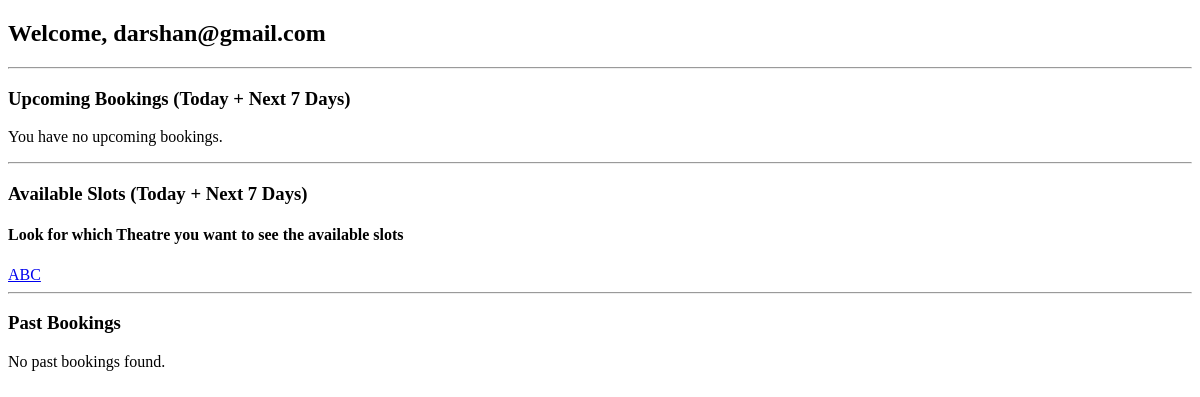
/dashboard (signed in), run on an earlier commit of the app's database.
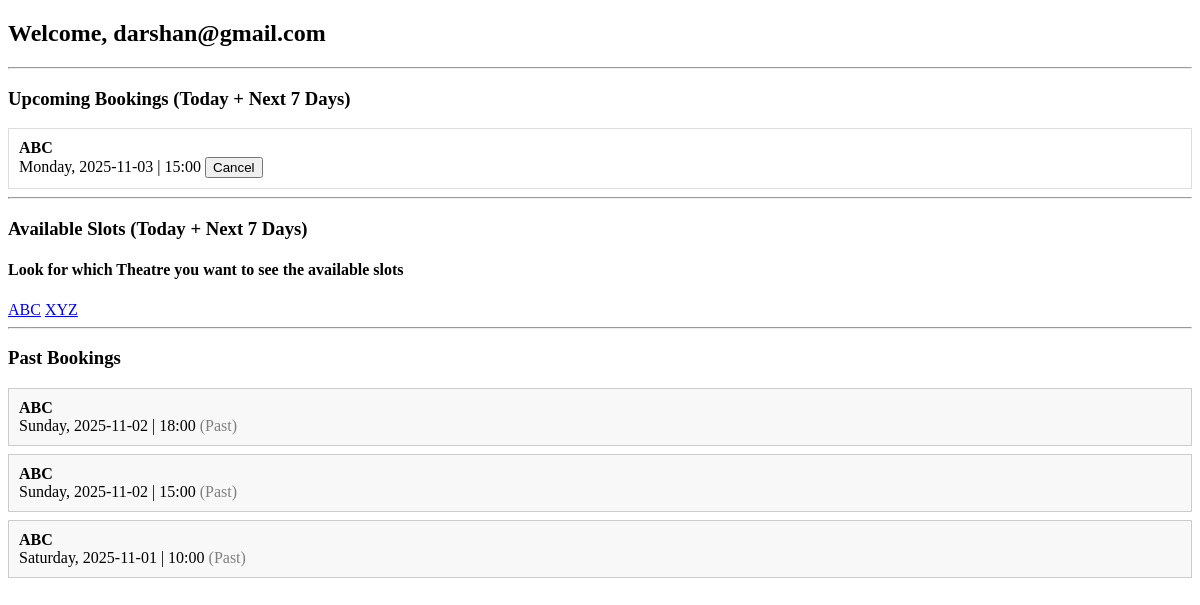
And on a later commit of the database.
### app.py (models this page shows)
class User(db.Model):
    uid=db.Column(db.Integer,primary_key=True,autoincrement=True)
    email=db.Column(db.String,unique=True,nullable=False)
    password=db.Column(db.String,nullable=False)
    f_rid = db.Column(db.Integer,db.ForeignKey(Role.rid),nullable=False)
    roles=db.relationship(Role,backref='users',lazy=True)

class Theatre(db.Model):
    tid=db.Column(db.Integer,primary_key=True,autoincrement=True)
    theatre_name=db.Column(db.String,unique=True,nullable=False)
    location=db.Column(db.String,nullable=False)
    franchise=db.Column(db.String,nullable=False)
    u_id=db.Column(db.Integer,db.ForeignKey(User.uid),nullable=False)
    user = db.relationship(User,backref='theatre',lazy=True)

class Booking(db.Model):
    bid = db.Column(db.Integer, primary_key=True, autoincrement=True)
    u_id = db.Column(db.Integer, db.ForeignKey(User.uid), nullable=True)
    t_id = db.Column(db.Integer, db.ForeignKey(Theatre.tid), nullable=False)
    booking_date = db.Column(db.Date, nullable=False)
    booking_time = db.Column(db.Time, nullable=False)
    status = db.Column(db.String, nullable=False, default='Available')    #Availablle,Booked,Canceled,Completed
    user = db.relationship(User, backref='bookings', lazy=True)
    theatre = db.relationship(Theatre, backref='bookings', lazy=True)

### app.py (the view, shortened to what this page needs)
@app.route("/dashboard")
def dashboard_page():
    jinjaemail = session.get("email")
    role = session.get("f_rid")
    if role == 2:
            current_user = User.query.filter_by(email=jinjaemail).first()
            uid = current_user.uid
            all_theatres=Theatre.query.all()
            from datetime import datetime,timedelta,date
            now = datetime.now()
            today = now.date()
            end_date = today + timedelta(days=7)
            all_my_bookings = (
                Booking.query.join(Theatre)
                .filter(
                    Booking.u_id == uid,
                    Booking.booking_date >= today,
                    Booking.booking_date <= end_date
                )
                .order_by(Booking.booking_date, Booking.booking_time)
                .all()
            )
            my_bookings = [
                s for s in all_my_bookings
                if datetime.combine(s.booking_date, s.booking_time) >= now
            ]
            all_bookings_out_of_the_window = (
                Booking.query.join(Theatre)
                .filter(Booking.u_id == uid)
                .order_by(Booking.booking_date.desc(), Booking.booking_time.desc())
                .all()
            )
            past_bookings = [
                s for s in all_bookings_out_of_the_window
                if datetime.combine(s.booking_date, s.booking_time) < now
            ]
            return render_template(
                "Dashboard.html",
                jinjaemail=jinjaemail,
                my_bookings=my_bookings,
                past_bookings=past_bookings,
                all_theatres=all_theatres
            )

### app.py (called while the page is built)
@app.context_processor
def inject_now():
    from datetime import datetime
    return {'now': datetime.utcnow}

### templates/Dashboard.html (shortened to what this page needs)
<!DOCTYPE html>
<html lang="en">
<head>
</head>
<body>
    <h2>Welcome, {{ jinjaemail }}</h2>
    <hr>
    <h3>Upcoming Bookings (Today + Next 7 Days)</h3>
    {% if my_bookings %}
        {% for slot in my_bookings %}
            <div style="border:1px solid #ddd; padding:10px; margin:8px 0;">
                <strong>{{ slot.theatre.theatre_name }}</strong><br>
                {{ slot.booking_date.strftime('%A, %Y-%m-%d') }} |
                {{ slot.booking_time.strftime('%H:%M') }}
                <form method="POST" action="{{ url_for('cancel_booking', booking_id=slot.bid) }}" style="display:inline;">
                    <button type="submit">Cancel</button>
                </form>
            </div>
        {% endfor %}
    {% else %}
        <p>You have no upcoming bookings.</p>
    {% endif %}
    <hr>
    <h3>Available Slots (Today + Next 7 Days)</h3>
    <h4>Look for which Theatre you want to see the available slots</h4>
    {% for theatre in all_theatres %}
    <a href="/theatre_profile/{{theatre.tid}}">{{theatre.theatre_name}}</a>
    {% endfor %}
    <hr>
    <h3>Past Bookings</h3>
    {% if past_bookings %}
        {% for slot in past_bookings %}
            <div style="border:1px solid #ccc; padding:10px; margin:8px 0; background:#f8f8f8;">
                <strong>{{ slot.theatre.theatre_name }}</strong><br>
                {{ slot.booking_date.strftime('%A, %Y-%m-%d') }} |
                {{ slot.booking_time.strftime('%H:%M') }}
                <span style="color: gray;">(Past)</span>
            </div>
        {% endfor %}
    {% else %}
        <p>No past bookings found.</p>
    {% endif %}
</body>
</html>

What changed in the data, as far as the page shows it:
added Booking: theatre.theatre_name "ABC", booking_date "Monday, 2025-11-03", booking_time "15:00", shown under "Upcoming Bookings (Today + Next 7 Days)"
added Theatre: theatre_name "XYZ"
added Booking: theatre.theatre_name "ABC", booking_date "Sunday, 2025-11-02", booking_time "18:00", shown under "Past Bookings"
added Booking: theatre.theatre_name "ABC", booking_date "Sunday, 2025-11-02", booking_time "15:00", shown under "Past Bookings"
added Booking: theatre.theatre_name "ABC", booking_date "Saturday, 2025-11-01", booking_time "10:00", shown under "Past Bookings"
Also different on the page:
text no longer shown: "You have no upcoming bookings. No past bookings found."
